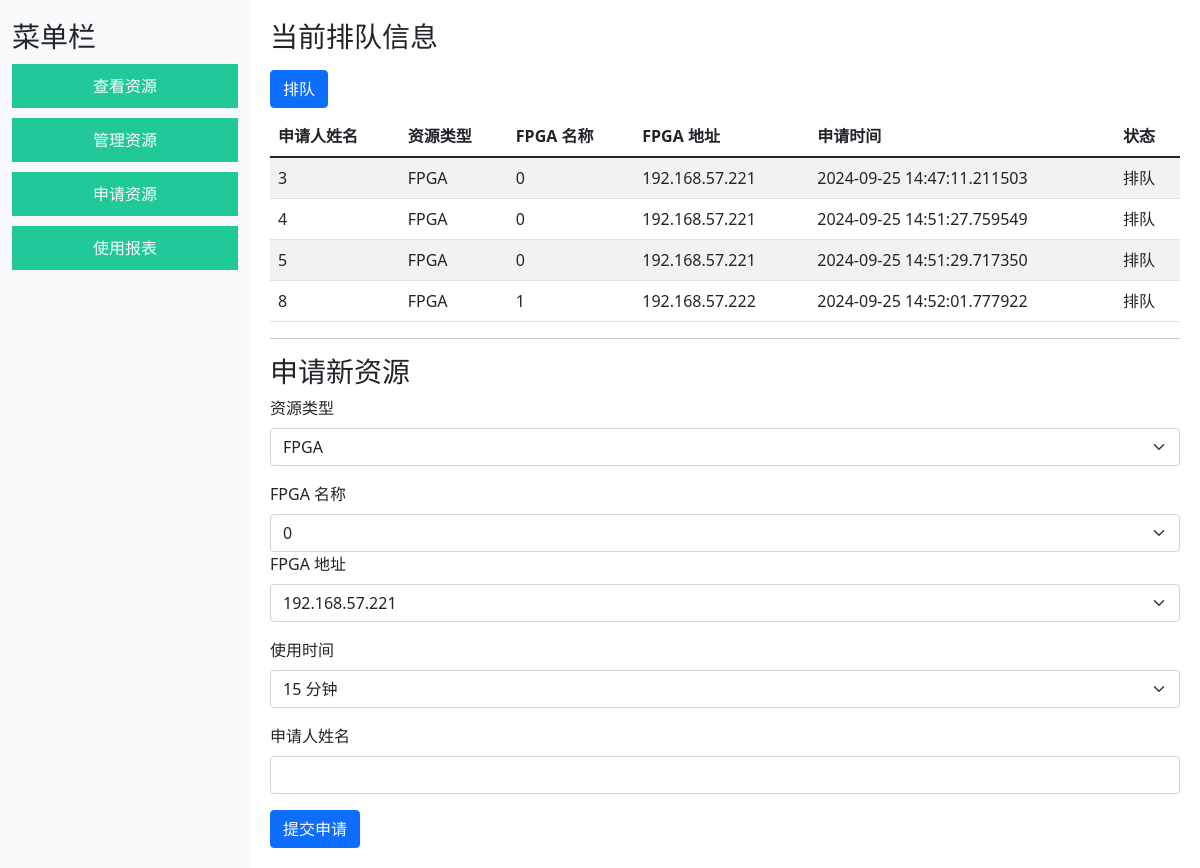
Screenshot of /apply_resources with the database file from the repository.
### app.py (models this page shows)
class Queue(db.Model):
    id = db.Column(db.Integer, primary_key=True)
    applicant_name = db.Column(db.String(100), nullable=False)  # 申请人名称字段
    resource_type = db.Column(db.String(50), nullable=False)
    fpga_name = db.Column(db.String(100), nullable=True)  # 如果是FPGA
    fpga_address = db.Column(db.String(100), nullable=True)
    apply_time = db.Column(db.DateTime, default=datetime.now)
    usage_duration = db.Column(db.Integer, nullable=True)  # 使用时长（分钟）
    status = db.Column(db.String(50), nullable=False)

### app.py (the view, shortened to what this page needs)
@app.route('/apply_resources', methods=['GET', 'POST'])
def apply_resources():
    queued_users = Queue.query.all()
    fpga_resources = Resource.query.filter_by(resource_type='FPGA').all()
    return render_template('apply_resources.html', queued_users=queued_users, fpga_resources=fpga_resources)

### templates/apply_resources.html (shortened to what this page needs)
{% extends "base.html" %}
{% block content %}
<h3>当前排队信息
    <form method="POST" action="{{ url_for('queue_resource') }}" id="queueForm">
    <button type="submit" class="btn btn-primary mt-3" id="queueButton">排队</button>
</form>
</h3>
<table class="table table-striped">
    <thead>
        <tr>
            <th>申请人姓名</th>
            <th>资源类型</th>
            <th>FPGA 名称</th>
            <th>FPGA 地址</th>
            <th>申请时间</th>
            <th>状态</th>
        </tr>
    </thead>
    <tbody>
        {% for queue in queued_users %}
        <tr>
            <td>{{ queue.applicant_name }}</td>
            <td>{{ queue.resource_type }}</td>
            <td>{{ queue.fpga_name }}</td>
            <td>{{ queue.fpga_address }}</td>
            <td>{{ queue.apply_time }}</td>
            <td>{{ queue.status }}</td>
        </tr>
        {% endfor %}
    </tbody>
</table>
<hr>
<h3>申请新资源</h3>
<form id="applyResourceForm" method="POST">
    <div class="mb-3">
        <label for="resource_type" class="form-label">资源类型</label>
        <select id="resource_type" name="resource_type" class="form-select" onchange="showFpgaFields()">
            <option value="FPGA" selected>FPGA</option>
        </select>
    </div>
    <div class="mb-3" id="fpgaFields">
        <label for="fpga_name" class="form-label">FPGA 名称</label>
        <select id="fpga_name" name="fpga_name" class="form-select">
            {% for resource in fpga_resources %}
            <option value="{{ resource.resource_name }}">{{ resource.resource_name }}</option>
            {% endfor %}
        </select>
        <label for="fpga_address" class="form-label">FPGA 地址</label>
        <select id="fpga_address" name="fpga_address" class="form-select">
            {% for resource in fpga_resources %}
            <option value="{{ resource.resource_address }}">{{ resource.resource_address }}</option>
            {% endfor %}
        </select>
    </div>
    <div class="mb-3">
        <label for="usage_time" class="form-label">使用时间</label>
        <select id="usage_time" name="usage_time" class="form-select">
            <option value="15">15 分钟</option>
        </select>
    </div>
    <div class="mb-3">
        <label for="applicant_name" class="form-label">申请人姓名</label>
        <input type="text" id="applicant_name" name="applicant_name" class="form-control" required>
    </div>
    <button type="submit" class="btn btn-primary" onclick="submitApplication()">提交申请</button>
</form>
{% endblock %}

### templates/base.html (style rules this page uses)
body { display: flex; min-height: 100vh; margin: 0; }

### rows the page displays
Queue: applicant_name "3", resource_type "FPGA", fpga_name "0", fpga_address "192.168.57.221", apply_time "2024-09-25 14:47:11.211503", status "排队"
Queue: applicant_name "4", resource_type "FPGA", fpga_name "0", fpga_address "192.168.57.221", apply_time "2024-09-25 14:51:27.759549", status "排队"
Queue: applicant_name "5", resource_type "FPGA", fpga_name "0", fpga_address "192.168.57.221", apply_time "2024-09-25 14:51:29.717350", status "排队"
Queue: applicant_name "8", resource_type "FPGA", fpga_name "1", fpga_address "192.168.57.222", apply_time "2024-09-25 14:52:01.777922", status "排队"

### other values shown
form field fpga_name "0"
form field fpga_address "192.168.57.221"
